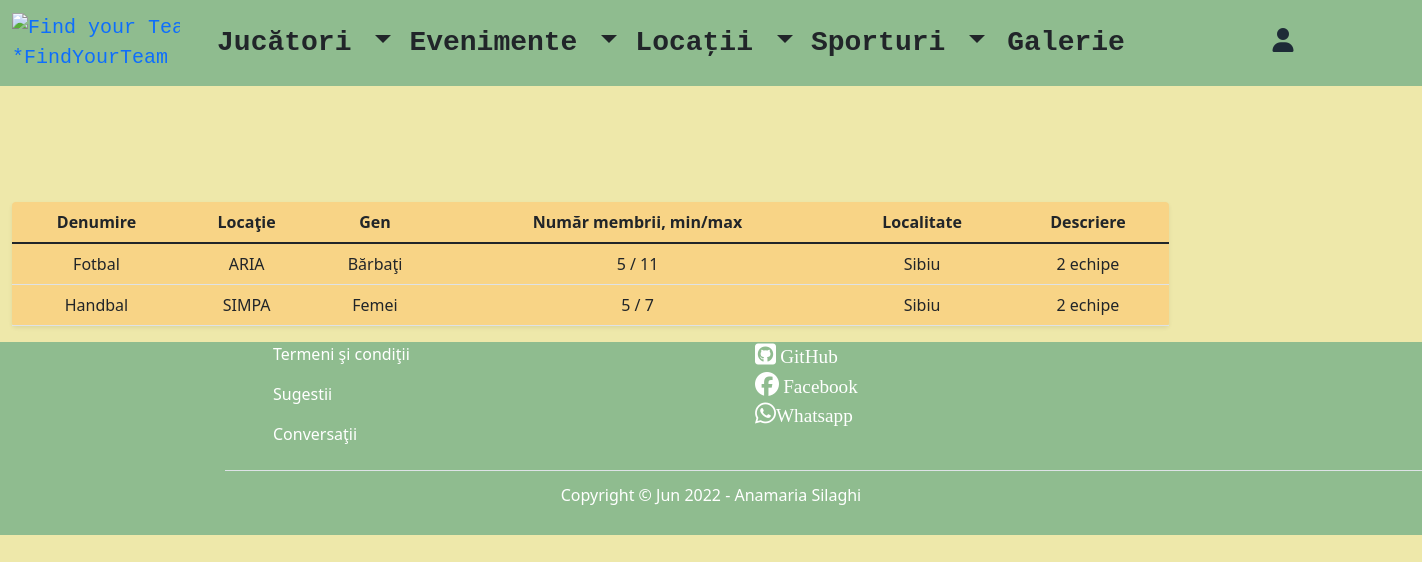
/list_of_sports/, run on the app's committed database.
### teams/models.py (models this page shows, shortened)
class Sport(models.Model):
    gender_choices = (("man", "Bărbaţi"), ("women", "Femei"))
    nume = models.CharField(max_length=10)
    locatie = models.CharField(max_length=30, null=True, blank=True)
    oras = models.CharField(max_length=30)
    descriere = models.TextField(max_length=1000)
    numar_minim_de_jucatori = models.IntegerField()
    numar_maxim_de_jucatori = models.IntegerField()
    gen = models.CharField(max_length=10, choices=gender_choices, default="")
    creat_in = models.DateTimeField(auto_now_add=True)
    actualizat_in = models.DateTimeField(auto_now=True)

### teams/views.py (the view)
# urls.py: path('list_of_sports/', views.SportListView.as_view(), name="list_of_sports"),
class SportListView(ListView):
    template_name = 'sport/list_of_sports.html'
    model = Sport
    context_object_name = "all_sports"

### templates/sport/list_of_sports.html (shortened to what this page needs)
{% extends 'base.html' %}
{% block content %}
    <div class="container-fluid">
        <div class="row g-5 mt-5 pt-5">
            <div class="col-md-10 offset-md-12">
                 <div class="shadow-sm text-center rounded" style="background-color: #F8D486; margin-top: 5%">
                {% if all_sports %}
                    <table class="table">
                        <thead>
                        <tr>
                            <th>Denumire</th>
                            <th>Locaţie</th>
                            <th>Gen</th>
                            <th>Număr membrii, min/max</th>
                            <th>Localitate</th>
                            <th>Descriere</th>
                        </tr>
                        </thead>
                        <tbody>
                        {% for sport in all_sports %}
                            <tr>
                                <td>{{ sport.nume }}</td>
                                <td>{{ sport.locatie }}</td>
                                <td>{{ sport.gen }}</td>
                                <td>{{ sport.numar_minim_de_jucatori }} {{ '/' }} {{ sport.numar_maxim_de_jucatori }}</td>
                                <td>{{ sport.oras }} </td>
                                <td>{{ sport.descriere }} </td>
                            </tr>
                        {% endfor %}
                        </tbody>
                    </table>
                {% else %}
                    <h3 class="text-center">Nu există informaţii</h3>
                {% endif %}
            </div>
        </div>
    </div>
{% endblock %}

### templates/base.html (style rules this page uses)
body { background-color: palegoldenrod; min-weight : 70wh !important; }

### data on the page
Sport: nume "Fotbal", locatie "ARIA", gen "Bărbaţi", numar_minim_de_jucatori "5", value "/", numar_maxim_de_jucatori "11", oras "Sibiu", descriere "2 echipe"
Sport: nume "Handbal", locatie "SIMPA", gen "Femei", numar_minim_de_jucatori "5", value "/", numar_maxim_de_jucatori "7", oras "Sibiu", descriere "2 echipe"
